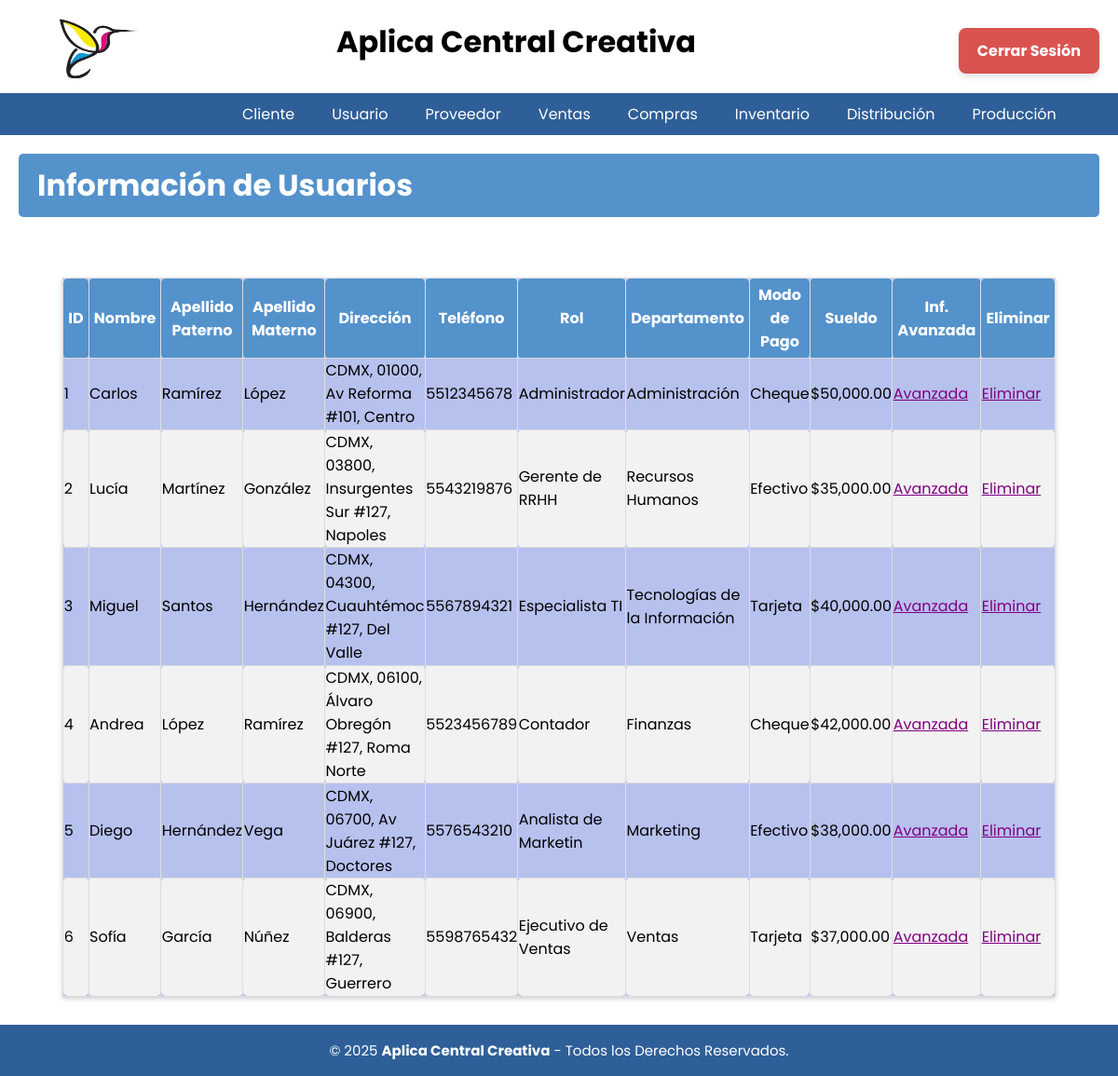
The page /Usuarios/Usuario.php (signed in) on the database its author committed.
### tables this page shows
CREATE TABLE usuario (
id_usuario INT NOT NULL PRIMARY KEY AUTO_INCREMENT,
nombre_usuario VARCHAR(50) NOT NULL,
correo TEXT NOT NULL,
contraseña VARCHAR(25) NOT NULL,
id_rol INT NOT NULL, 
id_departamento INT NOT NULL,
fecha_ingreso datetime,
CONSTRAINT fk_usuario_roles FOREIGN KEY (id_rol) REFERENCES Roles(id_rol),
CONSTRAINT fk_usuario_depar FOREIGN KEY (id_departamento) REFERENCES departamento(id_departamento)
);

CREATE TABLE persona (
id_persona INT NOT NULL PRIMARY KEY AUTO_INCREMENT,
id_usuario INT NOT NULL,
nom_persona VARCHAR(50) NOT NULL,
apellido_paterno VARCHAR(20) NOT NULL,
apellido_materno VARCHAR(20) NOT NULL,
curp VARCHAR(18) NOT NULL,
rfc  VARCHAR(13) NOT NULL,
codigo_postal VARCHAR(5),
calle VARCHAR(20),
num_ext TINYINT,
colonia VARCHAR(50),
ciudad VARCHAR(20),
telefono VARCHAR(10) NOT NULL,
sueldo NUMERIC(10,2),
modo_Pago ENUM('Efectivo','Tarjeta','Cheque'),
CONSTRAINT fk_usuario FOREIGN KEY (id_usuario) REFERENCES Usuario(id_usuario)
);

CREATE TABLE roles (
id_rol INT NOT NULL PRIMARY KEY AUTO_INCREMENT,
roles VARCHAR(20) NOT NULL
);

CREATE TABLE departamento(
id_departamento INT NOT NULL PRIMARY KEY AUTO_INCREMENT,
nombre_departamento VARCHAR(50) NOT NULL
);

### Usuarios/Usuario.php (the view, shortened to what this page needs)
<?php
include('../BD/ConexionBD.php');
include('../Nav/header.php');
$sql = "SELECT
            usuario.id_usuario,
            roles.roles AS Rol,
            departamento.nombre_departamento AS Departamento,
            persona.nom_persona AS Nombre,
            persona.apellido_paterno AS Apellido_Paterno,
            persona.apellido_materno AS Apellido_Materno,
            persona.codigo_postal,
            persona.calle,
            persona.num_ext,
            persona.colonia,
            persona.ciudad,
            persona.telefono,
            persona.modo_Pago,
            persona.sueldo
        FROM usuario
        JOIN persona ON usuario.id_usuario = persona.id_usuario
        JOIN roles ON usuario.id_rol = roles.id_rol
        JOIN departamento ON usuario.id_departamento = departamento.id_departamento";
$result = $conn->query($sql);
?>
<body>
    <h1 class="titulo">Información de Usuarios</h1>
    <br>
    <table class='tabla'>
        <thead>
            <tr class='cont'>
                <th>ID</th>
                <th>Nombre</th>
                <th>Apellido Paterno</th>
                <th>Apellido Materno</th>
                <th>Dirección</th>
                <th>Teléfono</th>
                <th>Rol</th>
                <th>Departamento</th>
                <th>Modo de Pago</th>
                <th>Sueldo</th>
                <th>Inf. Avanzada</th>
                <th>Eliminar</th>
            </tr>
        </thead>
        <tbody>
            <?php while ($fila = $result->fetch_assoc()) : ?>
                <tr>
                    <td><?= htmlspecialchars($fila['id_usuario']) ?></td>
                    <td><?= htmlspecialchars($fila['Nombre']) ?></td>
                    <td><?= htmlspecialchars($fila['Apellido_Paterno']) ?></td>
                    <td><?= htmlspecialchars($fila['Apellido_Materno']) ?></td>
                    <td><?= htmlspecialchars($fila['ciudad']) . ", " . htmlspecialchars($fila['codigo_postal']) . ", " .($fila['calle']) . " #" . $fila['num_ext'] . ", " . htmlspecialchars($fila['colonia']) ?></td>
                    <td><?= htmlspecialchars($fila['telefono']) ?></td>
                    <td><?= htmlspecialchars($fila['Rol']) ?></td>
                    <td><?= htmlspecialchars($fila['Departamento']) ?></td>
                    <td><?= htmlspecialchars($fila['modo_Pago']) ?></td>
                    <td>$<?= number_format($fila['sueldo'], 2) ?></td>
                    <td><a href='Editar/Modificar.php?id_usuario=<?= htmlspecialchars($fila['id_usuario']) ?>' class='editar'>Avanzada</a></td>
                    <td><a href='Eliminar/Eliminar_Usuario.php?id_usuario=<?= htmlspecialchars($fila['id_usuario']) ?>' class='eliminar'>Eliminar</a></td>
                </tr>
            <?php endwhile; ?>
        </tbody>
    </table>
</body>
<?php include('../Nav/footer.php'); ?>
</html>

### BD/ConexionBD.php (shortened to what this page needs)
<!DOCTYPE html>
<html lang="en">
<head>
</head>
<body>
</body>
</html>

### Nav/header.php (shortened to what this page needs)
<?php
include('../BD/ConexionBD.php');
$id_rol = $_SESSION['id_rol'];
$menus = [
    1 => [
        "Cliente" => [
            "Catalogo" => "../Home/inicio.php",
        "Pedio" => "../Venta/Detalle_venta.php"
        ],
        "Usuario" => [
            "Usuario" => "../Usuarios/usuario.php",
            "Registro" => "../Usuarios/Registro/Registro_Usuario.php"
        ],
        "Proveedor" => "../Compras/Cotizacion/Cotizar.php",
        "Ventas" => [
        "Detalle" => "../Venta/Detalle_venta.php",
        "Bitacora" => "../Venta/Bitacora.php"
        ],
        "Compras" => [
            "Solicitar" => "../Compras/Solicitar/Solicitar_Compra.php",
            "Aprobar" => "../Compras/Aprobar/Aprobar_Compra.php",
            "Historial" => "../Compras/Reporte/Reporte_Compras.php"
        ],
        "Inventario" => "../Inventario/Inventario.php",
        "Distribución" => "../Distribucion/Distribucion.php",
        "Producción" => [
        "Producción" => "../Produccion/pro.php",
        "Productor" => "../Produccion/productor.php"
    ]],
    2 => ["Catalogo" => [
        "Catalogo" => "../Home/inicio.php",
        "Pedio" => "../Venta/Detalle_venta.php"
    ]],
    3 => ["Proveedor" => "../Compras/Cotizacion/Cotizar.php"],
    4 => ["Compras" => [
        "Solicitar" => "../Compras/Solicitar/Solicitar_Compra.php",
        "Aprobar" => "../Compras/Aprobar/Aprobar_Compra.php",
        "Historial" => "../Compras/Reporte/Reporte_Compras.php"
    ]],
    5 => ["Ventas" => [
        "Detalle" => "../../Venta/Detalle_venta.php",
        "Bitacora" => "../../Venta/Bitacora.php"
        ]],
    6 => ["Producción" => [
        "Producción" => "../Produccion/pro.php",
        "Productor" => "../Produccion/productor.php",
    ]],
    7 => ["Distribución" => "../Distribucion/Distribucion.php"],
    8 => ["../Inventario/Inventario.php" => "#"]
];
?>
<!DOCTYPE html>
<html lang="es">
<head>
    <link rel="stylesheet" href="../CSS/menu.css" type="text/css">
    <link rel="stylesheet" href="../CSS/cabecera.css" type="text/css">
    <link rel="stylesheet" href="../CSS/pie_pagina.css" type="text/css">
    <link rel="stylesheet" href="../CSS/tablas_boton.css" type="text/css">
    <link rel="stylesheet" href="../CSS/formularios.css" type="text/css">
    <link rel="stylesheet" href="../CSS/departamentos.css" type="text/css">
    <link rel="stylesheet" href="../CSS/cabecera2.css" type="text/css">
    <link rel="stylesheet" href="../CSS/Detalle_Producto.css" type="text/css">
</head>
<body>
<header class="cabecera_p">
    <div class="cabecera">
        <h1 class="nom_sis">Aplica Central Creativa</h1>
        <a href="../Inicio/inicio.php">
            <img src="../Imagenes/acc_logo.png" class="img-logo" alt="Logo">
        </a>
        <div class="logout-container">
            <form method="POST">
                <button type="submit" name="cerrar_sesion" class="btn_logout">Cerrar Sesión</button>
            </form>
        </div>
    </div>
        <div class="header">
            <ul class="nav">
                <?php
                if ($id_rol && isset($menus[$id_rol])) {
                    foreach ($menus[$id_rol] as $nombre => $url) {
                        if (is_array($url)) {
                            echo "<li><a href='#'>$nombre</a><ul class='submenu'>";
                            echo "</ul></li>";
                        } else {
                            echo "<li><a href='$url'>$nombre</a></li>";
                        }
                    }
                } else {
                    echo "<li><a href='#'>Acceso Denegado</a></li>";
                }
                ?>
            </ul>
        </div>
    </header>
</body>
</html>

### Nav/footer.php
<footer class="pie-pagina">
        <div class="grupo-2">
            <small>&copy; 2025 <b>Aplica Central Creativa</b> - Todos los Derechos Reservados.</small>
        </div>
    </footer>

### CSS/menu.css (style rules this page uses)
* { padding: 0px; margin: 0px; }
.header { margin: auto; width: 100%; background-color: #2f5f98; }
ul, ol { list-style: none; }
.nav { display: flex; margin-left: 20%; }
.nav > li { position: relative; float: left; }
.nav li a { background-color: #2f5f98; color: #fff; text-decoration: none; padding: 10px 20px; display: block; }

### CSS/cabecera.css (style rules this page uses)
.cabecera { height: 100px; width: 100%; background-color: rgb(255, 255, 255); border: 0.5px solid rgb(255, 255, 255); }
.nom_sis { position: absolute; margin-top: 20px; margin-left: 30%; }
.img-logo { height: 90px; width: 100px; float: left; margin-left: 50px; margin-top: 5px; }

### CSS/pie_pagina.css (style rules this page uses)
.pie-pagina { width: 100%; margin-top: 30px; }
.pie-pagina .grupo-2 { background-color: #2f5f98; padding: 15px 10px; text-align: center; color: #fff; }
.pie-pagina .grupo-2 small { font-size: 15px; }

### CSS/tablas_boton.css (style rules this page uses)
.titulo { background-color: #5492cc; color: white; padding: 10px 20px; border: none; border-radius: 5px; cursor: pointer; font-family: 'Poppins', sans-serif; margin-left: 20px; margin-top: 20px; margin-right: 20px; }
.tabla { border-collapse: collapse; width: 80%; margin: 20px auto; font-family: 'Roboto', sans-serif; background-color: #b7c1ee; box-shadow: 0 2px 5px rgba(0, 0, 0, 0.2); }
.cont { text-align: center; }
.tabla th { border: 1px solid #ddd; padding: 5px 5px; text-align: center; }
.tabla td { border: 1px solid #ddd; padding: 0.3px 0.3px; text-align: left; }
.tabla th, .tabla_inv th, .tabla_ped th { background-color: #5492cc; color: white; font-weight: bold; }
.tabla td, .tabla_inv td, .tabla_ped td { color: #000000; }
.tabla tbody tr:nth-child(even) { background-color: #f2f2f2; }
.tabla th, table.tabla td { border-radius: 5px; }
a { text-decoration: underline; color: rgb(0, 0, 0); }

### CSS/formularios.css (style rules this page uses)
.titulo { background-color: #5492cc; color: white; padding: 10px 20px; border: none; border-radius: 5px; cursor: pointer; font-family: 'Poppins', sans-serif; margin-left: 20px; margin-top: 20px; margin-bottom: 20px; margin-right: 20px; }
* { font-family: 'Poppins', sans-serif; margin: 0; padding: 0; box-sizing: border-box; }

### CSS/departamentos.css (style rules this page uses)
a { text-decoration: underline; color: purple; }

### CSS/cabecera2.css (style rules this page uses)
* { padding: 0px; margin: 0px; }
.header { margin: auto; width: 100%; background-color: #2f5f98; }
ul, ol { list-style: none; }
.nav { display: flex; margin-left: 20%; }
.nav > li { position: relative; float: left; }
.nav li a { background-color: #2f5f98; color: #fff; text-decoration: none; padding: 10px 20px; display: block; }
h1, h2 { color: #000000; }
table { width: 100%; margin-bottom: 20px; border-collapse: collapse; }
table, th, td { border: 1px solid #ddd; }
th, td { padding: 10px; text-align: left; }
.logout-container { position: absolute; top: 30px; right: 20px; }
.btn_logout { background-color: #d9534f; color: white; border: none; padding: 12px 20px; font-size: 16px; font-weight: bold; cursor: pointer; border-radius: 8px; transition: all 0.3s ease; box-shadow: 0 4px 6px rgba(0, 0, 0, 0.1); margin-left: 10px; }

### rows shown on the page
usuario: id_usuario "1", persona.nom_persona "Carlos", persona.apellido_paterno "Ramírez", persona.apellido_materno "López", persona.ciudad "CDMX", persona.codigo_postal "01000", persona.calle "Av Reforma", persona.num_ext "101", persona.colonia "Centro", persona.telefono "5512345678", id_rol.roles "Administrador", id_departamento.nombre_departamento "Administración", persona.modo_Pago "Cheque", persona.sueldo "50,000.00"
usuario: id_usuario "2", persona.nom_persona "Lucía", persona.apellido_paterno "Martínez", persona.apellido_materno "González", persona.ciudad "CDMX", persona.codigo_postal "03800", persona.calle "Insurgentes Sur", persona.num_ext "127", persona.colonia "Napoles", persona.telefono "5543219876", id_rol.roles "Gerente de RRHH", id_departamento.nombre_departamento "Recursos Humanos", persona.modo_Pago "Efectivo", persona.sueldo "35,000.00"
usuario: id_usuario "3", persona.nom_persona "Miguel", persona.apellido_paterno "Santos", persona.apellido_materno "Hernández", persona.ciudad "CDMX", persona.codigo_postal "04300", persona.calle "Cuauhtémoc", persona.num_ext "127", persona.colonia "Del Valle", persona.telefono "5567894321", id_rol.roles "Especialista TI", id_departamento.nombre_departamento "Tecnologías de la Información", persona.modo_Pago "Tarjeta", persona.sueldo "40,000.00"
usuario: id_usuario "4", persona.nom_persona "Andrea", persona.apellido_paterno "López", persona.apellido_materno "Ramírez", persona.ciudad "CDMX", persona.codigo_postal "06100", persona.calle "Álvaro Obregón", persona.num_ext "127", persona.colonia "Roma Norte", persona.telefono "5523456789", id_rol.roles "Contador", id_departamento.nombre_departamento "Finanzas", persona.modo_Pago "Cheque", persona.sueldo "42,000.00"
usuario: id_usuario "5", persona.nom_persona "Diego", persona.apellido_paterno "Hernández", persona.apellido_materno "Vega", persona.ciudad "CDMX", persona.codigo_postal "06700", persona.calle "Av Juárez", persona.num_ext "127", persona.colonia "Doctores", persona.telefono "5576543210", id_rol.roles "Analista de Marketin", id_departamento.nombre_departamento "Marketing", persona.modo_Pago "Efectivo", persona.sueldo "38,000.00"
usuario: id_usuario "6", persona.nom_persona "Sofía", persona.apellido_paterno "García", persona.apellido_materno "Núñez", persona.ciudad "CDMX", persona.codigo_postal "06900", persona.calle "Balderas", persona.num_ext "127", persona.colonia "Guerrero", persona.telefono "5598765432", id_rol.roles "Ejecutivo de Ventas", id_departamento.nombre_departamento "Ventas", persona.modo_Pago "Tarjeta", persona.sueldo "37,000.00"

### other values the page prints
$nombre "Cliente"
$nombre "Usuario"
$nombre "Proveedor"
$nombre "Ventas"
$nombre "Compras"
$nombre "Inventario"
$nombre "Distribución"
$nombre "Producción"
